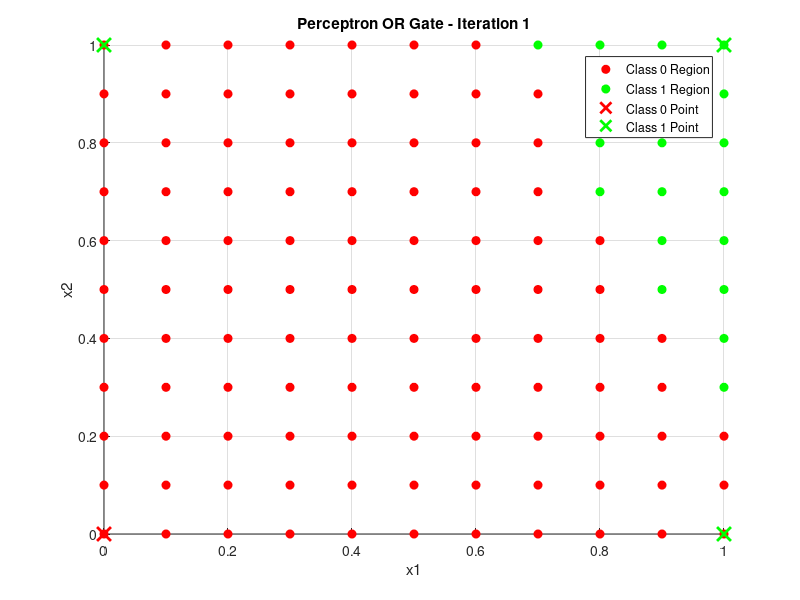
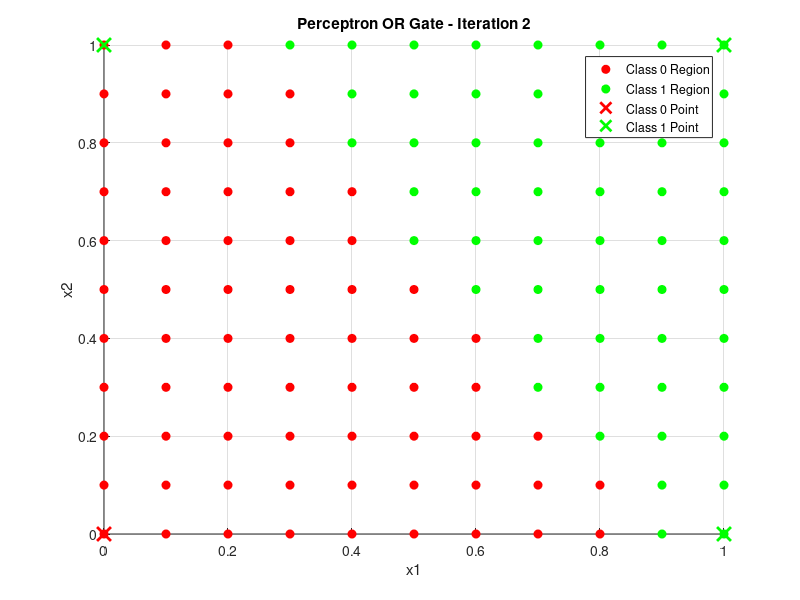
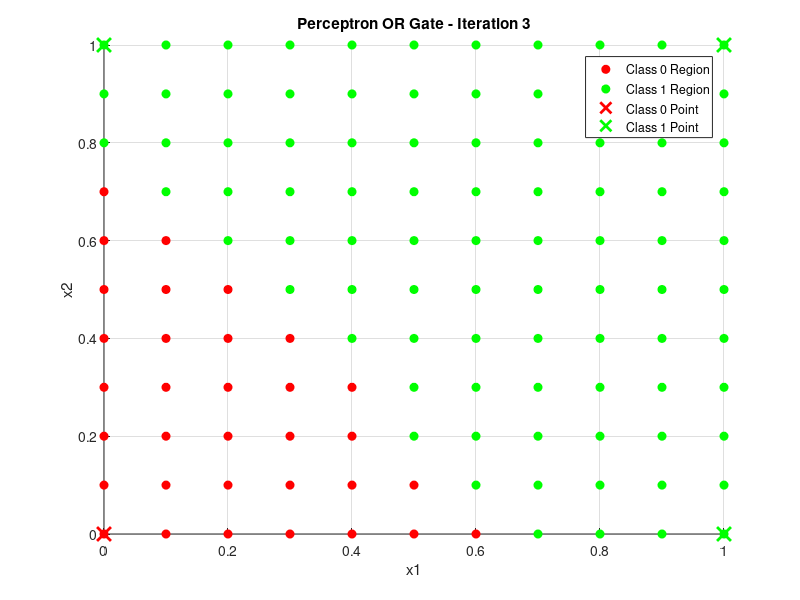
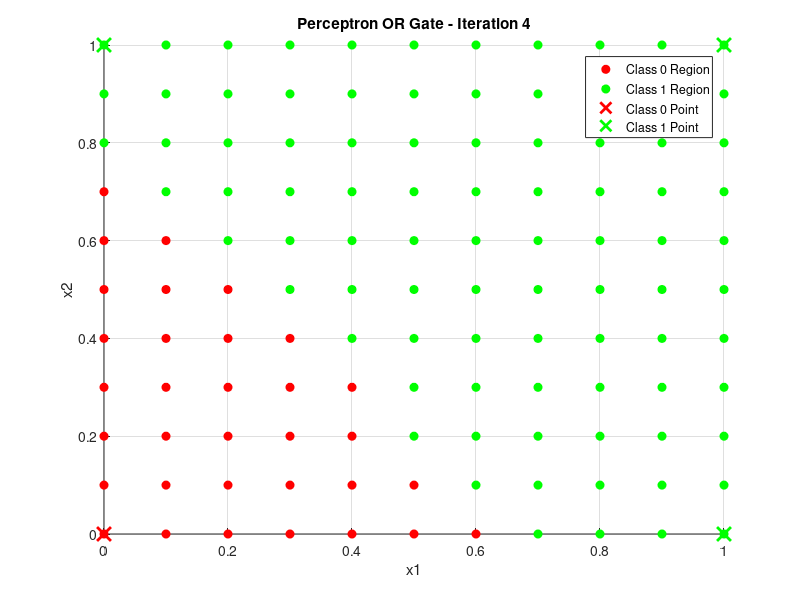

These charts were generated, in order, by the following MATLAB code:
% OR gate

% Define Inputs
X = [0 0; 0 1; 1 0; 1 1];

% Define outputs for OR gate
T = [0; 1; 1; 1];

% Add bias to inputs
X = [-ones(4,1) X];

% Initialize weights randomly
W = 2*rand(3, 1) - 1;

% Learning rate
lr = 0.1;

% Training
converged = false;
iteration = 1;

while ~converged
    converged = true;

    for inputNo = 1:4
        Y = (X(inputNo, :) * W > 0);
        errorValue = T(inputNo) - Y;

        if errorValue ~= 0
            converged = false;
            deltaW = errorValue * X(inputNo, :)';
            W = W + lr * deltaW;
        end
    end

    % Create test set for visualization
    TestSet = zeros(121, 3);
    index = 1;
    for i = 0:0.1:1
        for j = 0:0.1:1
            TestSet(index, :) = [-1, j, i]; % Bias = -1
            index = index + 1;
        end
    end

    TestResult = (TestSet * W) > 0;
    Group0 = find(TestResult == 0);
    Group1 = find(TestResult == 1);

    % Plot in new figure for every iteration
    figure(iteration);
    hold on;
    grid on;
    plot(TestSet(Group0, 2), TestSet(Group0, 3), 'ro', 'MarkerFaceColor', 'r');
    plot(TestSet(Group1, 2), TestSet(Group1, 3), 'go', 'MarkerFaceColor', 'g');

    % Also plot the training inputs
    for i = 1:4
        if T(i) == 0
            plot(X(i,2), X(i,3), 'rx', 'MarkerSize', 10, 'LineWidth', 2);
        else
            plot(X(i,2), X(i,3), 'gx', 'MarkerSize', 10, 'LineWidth', 2);
        end
    end

    title(['Perceptron OR Gate - Iteration ', num2str(iteration)]);
    xlabel('x1');
    ylabel('x2');
    axis([0 1 0 1]);
    legend('Class 0 Region','Class 1 Region','Class 0 Point','Class 1 Point');
    hold off;

    iteration = iteration + 1;
end
